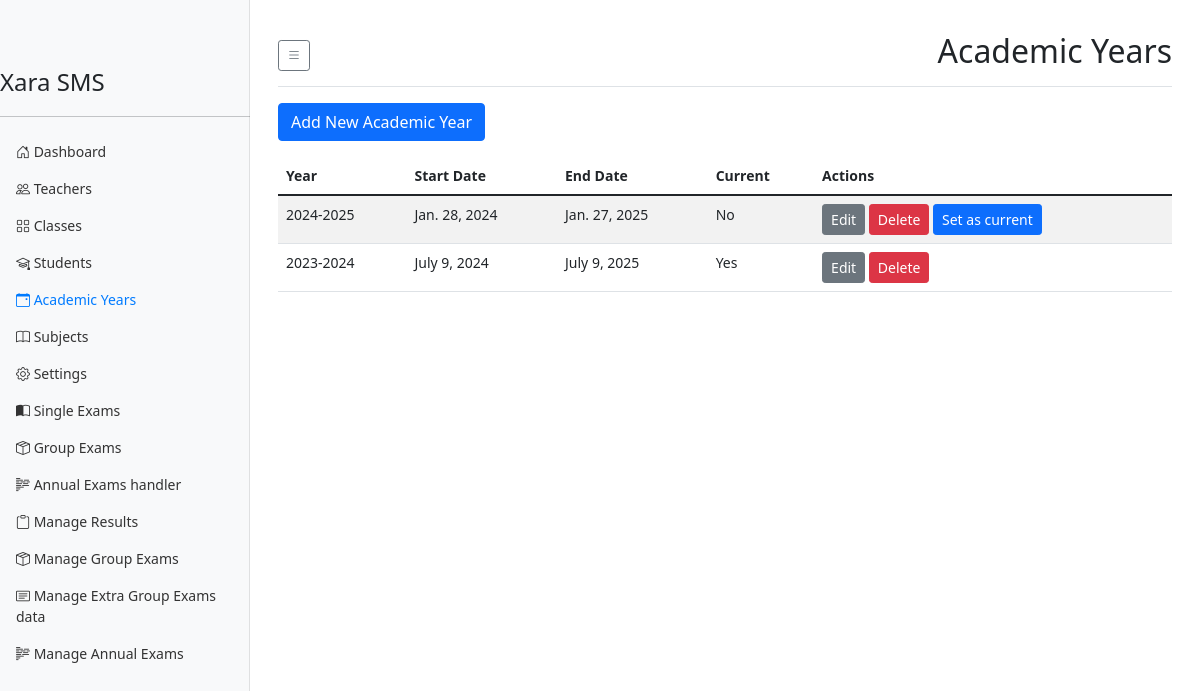
Page /users/academic-years/ (signed in) on the committed database.
### result_system/models.py (models this page shows, shortened)
class AcademicYear(models.Model):
    school = models.ForeignKey(School, on_delete=models.CASCADE, related_name='academic_years')
    year = models.CharField(max_length=9)  # e.g., "2023-2024"
    start_date = models.DateField()
    end_date = models.DateField()
    is_current = models.BooleanField(default=False)
    class Meta:
        unique_together = ('school', 'year')
        indexes = [
            models.Index(fields=['school', 'is_current']),
        ]

### users/views.py (the view)
# urls.py: path('academic-years/', AcademicYearListView.as_view(), name='academic_year_list'),
class AcademicYearListView(SecretaryRequiredMixin, ListView):
    model = AcademicYear
    template_name = 'users/academic_year_list.html'
    context_object_name = 'academic_years'
    def get_queryset(self):
        return AcademicYear.objects.filter(school=self.request.user.school).order_by('-year')

### users/mixins.py (called while the page is built)
    def dispatch(self, request, *args, **kwargs):
        if not request.user.is_authenticated or request.user.user_type != 'S':
            raise PermissionDenied
        return super().dispatch(request, *args, **kwargs)

### templates/users/academic_year_list.html (shortened to what this page needs)
{% extends "users/dashboard_base.html" %}
{% block page_title %}Academic Years{% endblock %}
{% block dashboard_content %}
<div class="row mb-3">
    <div class="col-12">
        <a href="{% url 'academic_year_add' %}" class="btn btn-primary">Add New Academic Year</a>
    </div>
</div>
<div class="table-responsive">
    <table class="table table-striped">
        <thead>
            <tr>
                <th>Year</th>
                <th>Start Date</th>
                <th>End Date</th>
                <th>Current</th>
                <th>Actions</th>
            </tr>
        </thead>
        <tbody>
            {% for academic_year in academic_years %}
            <tr>
                <td>{{ academic_year.year }}</td>
                <td>{{ academic_year.start_date }}</td>
                <td>{{ academic_year.end_date }}</td>
                <td>{% if academic_year.is_current %}Yes{% else %}No{% endif %}</td>
                <td>
                    <a href="{% url 'academic_year_edit' academic_year.pk %}" class="btn btn-sm btn-secondary">Edit</a>
                    <a href="{% url 'academic_year_delete' academic_year.pk %}" class="btn btn-sm btn-danger">Delete</a>
                    {% if not academic_year.is_current %}
                    <form method="post" action="{% url 'set_current_academic_year' academic_year.pk %}" style="display: inline;">
                        <button type="submit" class="btn btn-sm btn-primary">Set as current</button>
                    </form>
                    {% endif %}
                </td>
            </tr>
            {% empty %}
            <tr>
                <td colspan="5">No academic years found.</td>
            </tr>
            {% endfor %}
        </tbody>
    </table>
</div>
{% endblock dashboard_content %}

### templates/users/dashboard_base.html (style rules this page uses)
body { font-size: .875rem; }

### rows in the picture
AcademicYear: year "2024-2025", start_date "Jan. 28, 2024", end_date "Jan. 27, 2025", is_current "No"
AcademicYear: year "2023-2024", start_date "July 9, 2024", end_date "July 9, 2025", is_current "Yes"
